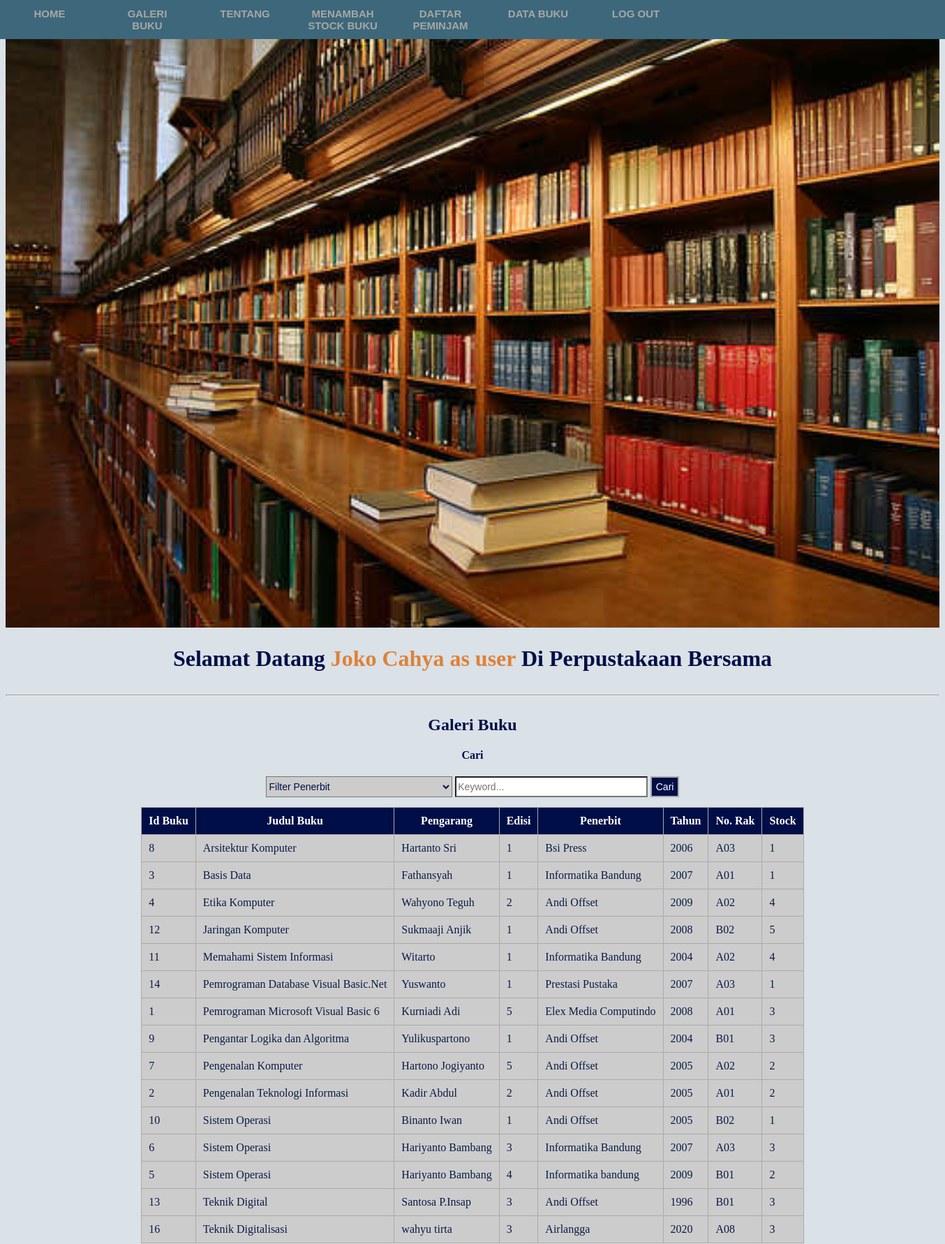
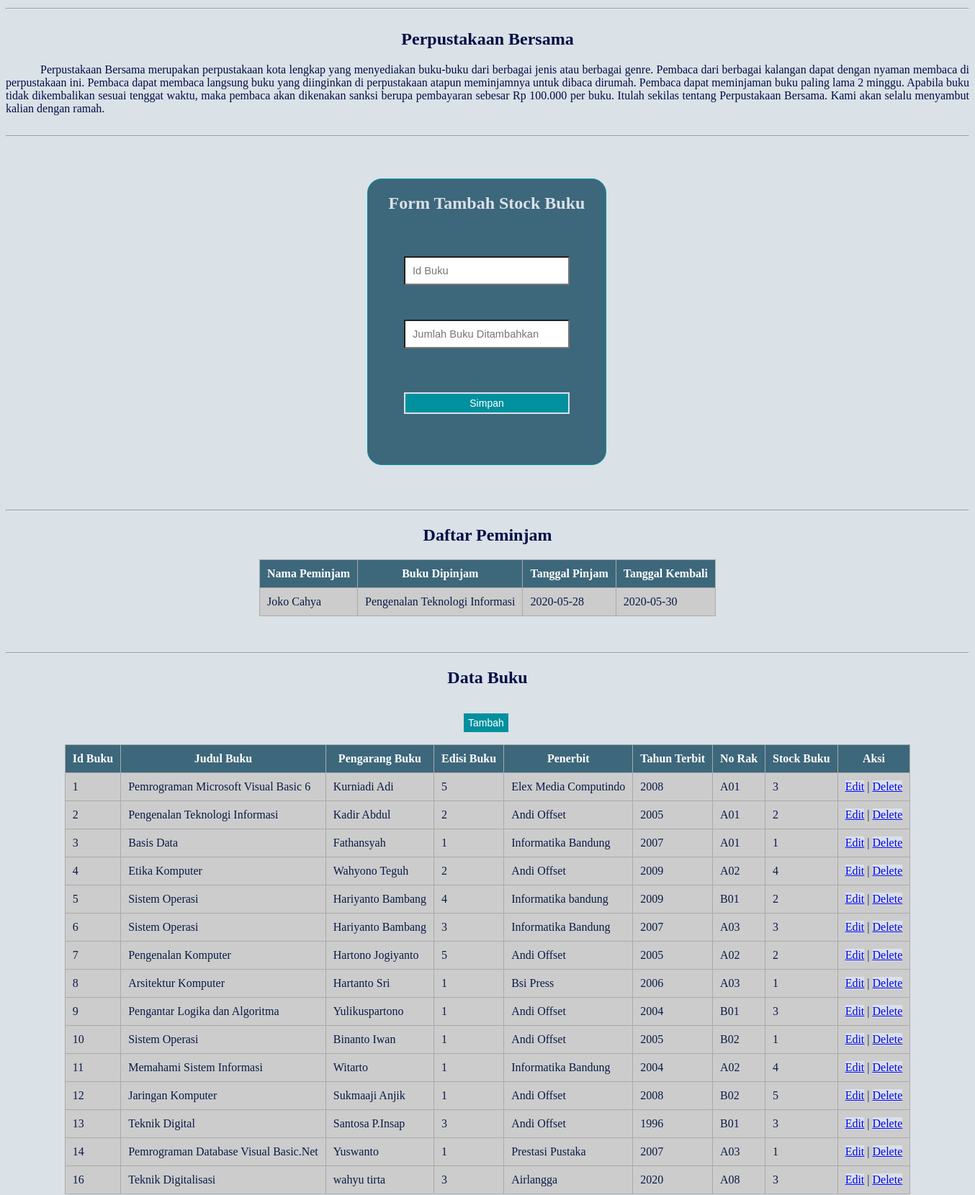
The app's page /index_admin.php?order=judul_buku&&sort=ASC (signed in, upper part) with its own data (2 pictures, top to bottom).
### tables this page shows
CREATE TABLE `buku` (
  `id_buku` int(11) NOT NULL,
  `judul_buku` varchar(50) NOT NULL,
  `pengarang_buku` varchar(30) NOT NULL,
  `edisi_buku` varchar(5) NOT NULL,
  `penerbit` varchar(30) NOT NULL,
  `tahun_terbit` int(5) NOT NULL,
  `no_rak` varchar(5) NOT NULL,
  `stock_buku` int(3) NOT NULL
);

CREATE TABLE `pinjam_buku` (
  `id_pinjamn` int(11) NOT NULL,
  `id_user` int(11) NOT NULL,
  `id_buku` int(11) NOT NULL,
  `tgl_pinjam` date NOT NULL,
  `tgl_kembali` date NOT NULL,
  `status_pinjam` int(11) NOT NULL
);

CREATE TABLE `user` (
  `id_user` int(11) NOT NULL,
  `nama` varchar(30) NOT NULL,
  `jenis_kelamin` enum('Laki-Laki','Perempuan') NOT NULL,
  `no_hp` varchar(15) NOT NULL,
  `alamat` varchar(100) NOT NULL,
  `username` varchar(20) NOT NULL,
  `password` varchar(12) NOT NULL,
  `status` varchar(11) NOT NULL
);

### index_admin.php (the view, shortened to what this page needs)
<!DOCTYPE html>
<html>
<head>
	<link rel="stylesheet" type="text/css" href="CSS/index_admin.css">
</head>
<body>
	<nav class="navigasi">
        <ul>
            <li><a href="#section1">Home</a></li>
            <li><a href="#section2">Galeri Buku</a></li>
            <li><a href="#section3">Tentang</a></li>
            <li><a href="#section4">Menambah Stock Buku</a></li>
            <li><a href="#section5">Daftar Peminjam</a></li>
            <li><a href="#section7">Data Buku</a></li>
            <li><a href="logout.php">Log Out</a></li>
        </ul>
    </nav>
    <div id="section1">
        <img src="Gambar/gedung_perpustakaan.jpg">
        <h1>Selamat Datang <b style="color: #DC8239;"><?php echo $_SESSION['name'];?> as <?php echo $_SESSION['status'];?> </b> Di Perpustakaan Bersama</h1>
    </div>
    <hr>
    <div id="section2">
        <h2>Galeri Buku</h2>
        <?php
            $s_penerbit="";
            $s_keyword="";
            $sort = 'ASC';
            $newsort = 'ASC';
            if (isset($_GET['order'])) {
                $order = $_GET['order'];
                $sort = $_GET['sort'];
                if ($sort == 'DESC') {
                    $newsort = 'ASC';
                }
                else{
                    $newsort = 'DESC';
                }
            }else{
                $order = 'id_buku';
            }
        ?>
        <form method="GET" action="" align="center">
        <h4>Cari</h4>
        <select name="s_penerbit" id="s_penerbit">
            <option value="">Filter Penerbit</option>
        </select>
        <input type="text" name="s_keyword" placeholder="Keyword..." id="s_keyword" value="<?php echo $s_keyword; ?>">
        <button id="search" name="search">Cari</button>
    </form>
    <table align="center" cellpadding="20">
        <thead>
            <tr>
                <th>Id Buku</th>
                <th><a href="?order=judul_buku&&sort=<?php echo $newsort; ?>">Judul Buku</a></th>
                <th><a href="?order=pengarang_buku&&sort=<?php echo $newsort; ?>">Pengarang</a></th>
                <th><a href="?order=edisi_buku&&sort=<?php echo $newsort; ?>">Edisi</a></th>
                <th><a href="?order=penerbit&&sort=<?php echo $newsort; ?>">Penerbit</a></th>
                <th><a href="?order=tahun_terbit&&sort=<?php echo $newsort; ?>">Tahun</a></th>
                <th><a href="?order=no_rak&&sort=<?php echo $newsort; ?>">No. Rak</a></th>
                <th><a href="?order=stock_buku&&sort=<?php echo $newsort; ?>">Stock</a></th>
            </tr>
        </thead>
        <tbody>
            <?php
                include "koneksi.php";
                $search_penerbit = '%'.$s_penerbit.'%';
                $search_keyword = '%'.$s_keyword.'%';
                $query = "SELECT * FROM buku WHERE penerbit LIKE ? AND (judul_buku LIKE ? OR pengarang_buku LIKE ? OR edisi_buku LIKE ? OR tahun_terbit LIKE ? OR no_rak LIKE ? OR stock_buku LIKE ?) ORDER BY $order $sort";
                $buku1 = mysqli_prepare($conn, $query) or die(mysqli_error($conn));
                mysqli_stmt_bind_param($buku1, "sssssss", $search_penerbit, $search_keyword, $search_keyword, $search_keyword, $search_keyword, $search_keyword, $search_keyword);
                mysqli_stmt_execute($buku1);
                $hasil = mysqli_stmt_get_result($buku1);
                if (mysqli_num_rows($hasil) > 0) {
                    while ($rows = mysqli_fetch_assoc($hasil)) {
                        $id_buku = $rows['id_buku'];
                        $judul_buku = $rows['judul_buku'];
                        $pengarang_buku = $rows['pengarang_buku'];
                        $edisi_buku = $rows['edisi_buku'];
                        $penerbit = $rows['penerbit'];
                        $tahun_terbit = $rows['tahun_terbit'];
                        $no_rak = $rows['no_rak'];
                        $stock_buku = $rows['stock_buku'];
            ?>
                <tr>
                    <td><?php echo $id_buku; ?></td>
                    <td><?php echo $judul_buku; ?></td>
                    <td><?php echo $pengarang_buku; ?></td>
                    <td><?php echo $edisi_buku; ?></td>
                    <td><?php echo $penerbit; ?></td>
                    <td><?php echo $tahun_terbit; ?></td>
                    <td><?php echo $no_rak; ?></td>
                    <td><?php echo $stock_buku; ?></td>
                </tr>
                <?php } } else { ?>
                <tr>
                    <td colspan="9" align="center">Tidak Ada Data Ditemukan</td>
                </tr>
                <?php } ?>
        </tbody>
    </table>
    </div>
    <hr>
    <div id="section3">
        <h2>Perpustakaan Bersama</h2>
        <p> Perpustakaan Bersama merupakan perpustakaan kota lengkap yang menyediakan buku-buku dari berbagai jenis atau berbagai genre. Pembaca dari berbagai kalangan dapat dengan nyaman membaca di perpustakaan ini. Pembaca dapat membaca langsung buku yang diinginkan di perpustakaan atapun meminjamnya untuk dibaca dirumah. Pembaca dapat meminjaman buku paling lama 2 minggu. Apabila buku tidak dikembalikan sesuai tenggat waktu, maka pembaca akan dikenakan sanksi berupa pembayaran sebesar Rp 100.000 per buku. Itulah sekilas tentang Perpustakaan Bersama. Kami akan selalu menyambut kalian dengan ramah.</p>
    </div>
    <hr>
    <div id="section4">
    <h2 align="center">Form Tambah Stock Buku</h2>
       <form method="POST" action="input_stock.php">
            <input type="text" name="id_buku" placeholder="Id Buku"><br>
            <input type="text" name="jml_buku" placeholder="Jumlah Buku Ditambahkan"><br>
            <input type="submit" name="simpan" value="Simpan"><br>
       </form>
    </div>
    <hr>
    <div id="section5">
        <h2>Daftar Peminjam</h2>
        <table align="center">
            <thead>
                <tr>
                    <th>Nama Peminjam</th>
                    <th>Buku Dipinjam</th>
                    <th>Tanggal Pinjam</th>
                    <th>Tanggal Kembali</th>
                </tr>
            </thead>
            <tbody>
                <?php
                    include "koneksi.php";
                    $query = mysqli_query($conn, "SELECT nama, judul_buku, tgl_pinjam, tgl_kembali FROM pinjam_buku, user, buku WHERE pinjam_buku.id_user=user.id_user AND pinjam_buku.id_buku=buku.id_buku ORDER BY id_pinjamn") or die(mysqli_error($conn));
                    if (mysqli_num_rows($query) > 0) {
                        while ($rows = mysqli_fetch_assoc($query)) {
                            $nama = $rows['nama'];
                            $judul = $rows['judul_buku'];
                            $tgl_pinjam = $rows['tgl_pinjam'];
                            $tgl_kembali = $rows['tgl_kembali'];
                        ?>
                            <tr>
                                <td><?php echo $nama; ?></td>
                                <td><?php echo $judul; ?></td>
                                <td><?php echo $tgl_pinjam; ?></td>
                                <td><?php echo $tgl_kembali; ?></td>
                            </tr>
                    <?php  } }else{ ?>
                    <tr>
                        <td colspan="4" align="center">Tidak Ada Data Ditemukan</td>
                    </tr>
                    <?php } ?>
            </tbody>
        </table>
    </div>
    <hr>
    <div id="section7">
    <h2>Data Buku</h2>
    <button><a href="#section9">Tambah</a></button>
       <table align="center">
           <thead>
               <tr>
                   <th>Id Buku</th>
                   <th>Judul Buku</th>
                   <th>Pengarang Buku</th>
                   <th>Edisi Buku</th>
                   <th>Penerbit</th>
                   <th>Tahun Terbit</th>
                   <th>No Rak</th>
                   <th>Stock Buku</th>
                   <th>Aksi</th>
               </tr>
           </thead>
           <tbody>
               <?php
                    include "koneksi.php";
                    $query = mysqli_query($conn, "SELECT * FROM buku ORDER BY id_buku") or die(mysqli_error($conn));
                    if (mysqli_num_rows($query) > 0) {
                        while ($rows = mysqli_fetch_assoc($query)) {
                            $id_buku = $rows['id_buku'];
                            $judul = $rows['judul_buku'];
                            $pengarang = $rows['pengarang_buku'];
                            $edisi = $rows['edisi_buku'];
                            $penerbit = $rows['penerbit'];
                            $tahun = $rows['tahun_terbit'];
                            $no_rak = $rows['no_rak'];
                            $stock = $rows['stock_buku'];?>
                            <tr>
                                <td><?php echo $id_buku; ?></td>
                                <td><?php echo $judul; ?></td>
                                <td><?php echo $pengarang; ?></td>
                                <td><?php echo $edisi; ?></td>
                                <td><?php echo $penerbit; ?></td>
                                <td><?php echo $tahun; ?></td>
                                <td><?php echo $no_rak; ?></td>
                                <td><?php echo $stock; ?></td>
                                <?php
                                echo "<td><a href='#section8'>Edit</a> | <a href='delete_buku.php?id_buku=$rows[id_buku]'>Delete</a></td>";?>
                            </tr>
                    <?php  } }else{ ?>
                    <tr>
                        <td colspan="4" align="center">Tidak Ada Data Ditemukan</td>
                    </tr>
                    <?php } ?>
           </tbody>
       </table>
    </div>
</body>
</html>

### CSS/index_admin.css (style rules this page uses)
* { background-color: #dae1e7; scroll-behavior: smooth; }
.navigasi ul { border: 1px solid #3d677b; padding: 0; margin: 0; list-style: none; font-family: Arial, Helvetica, sans-serif; font-size: 15px; font-weight: bold; width: 100%; background-color: #3d677b; overflow: hidden; position: fixed; top: 0; left: 0; }
.navigasi li { float: left; }
.navigasi li a { display: block; color: #a6a7a3; text-align: center; padding: 10px 20px; text-decoration: none; text-transform: uppercase; font-weight: bold; width: 100px; background-color: #3d677b; }
#section1, #section2, #section3, #section4 { display: inline-block; width: 100%; overflow: hidden; }
#section1 img { width: 100%; }
#section1 h1 { text-align: center; color: #000e47; }
#section2 table { border-collapse: collapse; }
#section2 h2, h4 { text-align: center; color: #000e47; }
#section2 th { background-color: #000e47; border: 1px solid #aaaaaa; text-align:left; color:#ffffff; padding: 10px; text-align: center; }
#section2 th a { background-color: #000e47; text-decoration: none; color: #ffffff; }
#section2 td { background-color: #cccccc; border: 1px solid #aaaaaa; padding: 10px; color: #091b45; }
#section2 form { text-align: center; }
#section2 form select { width: 20%; height: 30px; font-size: 14px; margin-bottom: 1%; cursor: pointer; background-color: #cccccc; color: #000e47; }
#section2 form input[type=text] { width: 20%; height: 24px; font-size: 14px; margin-bottom: 1%; background-color: white; }
#section2 form button { width: auto; height: 30px; font-size: 14px; margin-bottom: 1%; background-color: #000e47; color:#ffffff; border: 2px solid #aaaaaa; cursor: pointer; }
#section3 { color: #000e47; }
#section3 h2 { text-align: center; }
#section3 p { text-align: justify; text-indent: 0.5in; }
#section4 { border: 1px solid #00909e; height: auto; width: 330px; margin: 50px 502px; background-color: #3d677b; border-radius: 20px; }
#section4 form { margin: 50px 50px; background-color: #3d677b; display: grid; }
#section4 h2 { text-align: center; color: #dae1e7; background-color: #3d677b; }
#section4 form input[type=text] { box-sizing : border-box; width: 100%; padding: 10px; font-size: 11pt; margin-top: 10px; margin-bottom: 20px; background-color: white; }
#section4 form input[type=submit] { width: auto; height: 30px; font-size: 14px; margin-bottom: 1%; background-color: #00909e; color:#ffffff; border: 2px solid #dae1e7; cursor: pointer; margin-top: 10%; }
#section5 table { border-collapse: collapse; margin-bottom: 50px; }
#section5 h2 { text-align: center; color: #000e47; }
#section5 th { background-color: #3d677b; border: 1px solid #aaaaaa; text-align:left; color: #ffffff; padding: 10px; text-align: center; }
#section5 td { background-color: #cccccc; border: 1px solid #aaaaaa; padding: 10px; color: #091b45; }
#section7 table { border-collapse: collapse; margin-bottom: 50px; }
#section7 h2 { text-align: center; color: #000e47; }
#section7 th { background-color: #3d677b; border: 1px solid #aaaaaa; text-align:left; color: #ffffff; padding: 10px; text-align: center; }
#section7 td { background-color: #cccccc; border: 1px solid #aaaaaa; padding: 10px; color: #091b45; }
#section7 button { width: auto; height: 30px; font-size: 14px; background-color: #00909e; color:#ffffff; border: 2px solid #dae1e7; cursor: pointer; margin: 15px 634px; }
#section7 button a { text-decoration: none; background-color: #00909e; color: #ffffff; }

### records on screen
buku: id_buku "8", judul_buku "Arsitektur Komputer", pengarang_buku "Hartanto Sri", edisi_buku "1", penerbit "Bsi Press", tahun_terbit "2006", no_rak "A03", stock_buku "1"
buku: id_buku "3", judul_buku "Basis Data", pengarang_buku "Fathansyah", edisi_buku "1", penerbit "Informatika Bandung", tahun_terbit "2007", no_rak "A01", stock_buku "1"
buku: id_buku "4", judul_buku "Etika Komputer", pengarang_buku "Wahyono Teguh", edisi_buku "2", penerbit "Andi Offset", tahun_terbit "2009", no_rak "A02", stock_buku "4"
buku: id_buku "12", judul_buku "Jaringan Komputer", pengarang_buku "Sukmaaji Anjik", edisi_buku "1", penerbit "Andi Offset", tahun_terbit "2008", no_rak "B02", stock_buku "5"
buku: id_buku "11", judul_buku "Memahami Sistem Informasi", pengarang_buku "Witarto", edisi_buku "1", penerbit "Informatika Bandung", tahun_terbit "2004", no_rak "A02", stock_buku "4"
buku: id_buku "14", judul_buku "Pemrograman Database Visual Basic.Net", pengarang_buku "Yuswanto", edisi_buku "1", penerbit "Prestasi Pustaka", tahun_terbit "2007", no_rak "A03", stock_buku "1"
buku: id_buku "1", judul_buku "Pemrograman Microsoft Visual Basic 6", pengarang_buku "Kurniadi Adi", edisi_buku "5", penerbit "Elex Media Computindo", tahun_terbit "2008", no_rak "A01", stock_buku "3"
buku: id_buku "9", judul_buku "Pengantar Logika dan Algoritma", pengarang_buku "Yulikuspartono", edisi_buku "1", penerbit "Andi Offset", tahun_terbit "2004", no_rak "B01", stock_buku "3"
buku: id_buku "7", judul_buku "Pengenalan Komputer", pengarang_buku "Hartono Jogiyanto", edisi_buku "5", penerbit "Andi Offset", tahun_terbit "2005", no_rak "A02", stock_buku "2"
buku: id_buku "2", judul_buku "Pengenalan Teknologi Informasi", pengarang_buku "Kadir Abdul", edisi_buku "2", penerbit "Andi Offset", tahun_terbit "2005", no_rak "A01", stock_buku "2"
buku: id_buku "10", judul_buku "Sistem Operasi", pengarang_buku "Binanto Iwan", edisi_buku "1", penerbit "Andi Offset", tahun_terbit "2005", no_rak "B02", stock_buku "1"
buku: id_buku "6", judul_buku "Sistem Operasi", pengarang_buku "Hariyanto Bambang", edisi_buku "3", penerbit "Informatika Bandung", tahun_terbit "2007", no_rak "A03", stock_buku "3"
buku: id_buku "5", judul_buku "Sistem Operasi", pengarang_buku "Hariyanto Bambang", edisi_buku "4", penerbit "Informatika bandung", tahun_terbit "2009", no_rak "B01", stock_buku "2"
buku: id_buku "13", judul_buku "Teknik Digital", pengarang_buku "Santosa P.Insap", edisi_buku "3", penerbit "Andi Offset", tahun_terbit "1996", no_rak "B01", stock_buku "3"
buku: id_buku "16", judul_buku "Teknik Digitalisasi", pengarang_buku "wahyu tirta", edisi_buku "3", penerbit "Airlangga", tahun_terbit "2020", no_rak "A08", stock_buku "3"
pinjam_buku: id_user.nama "Joko Cahya", id_buku.judul_buku "Pengenalan Teknologi Informasi", tgl_pinjam "2020-05-28", tgl_kembali "2020-05-30"

### other values on screen
$_SESSION['name'] "Joko Cahya"
$_SESSION['status'] "user"
